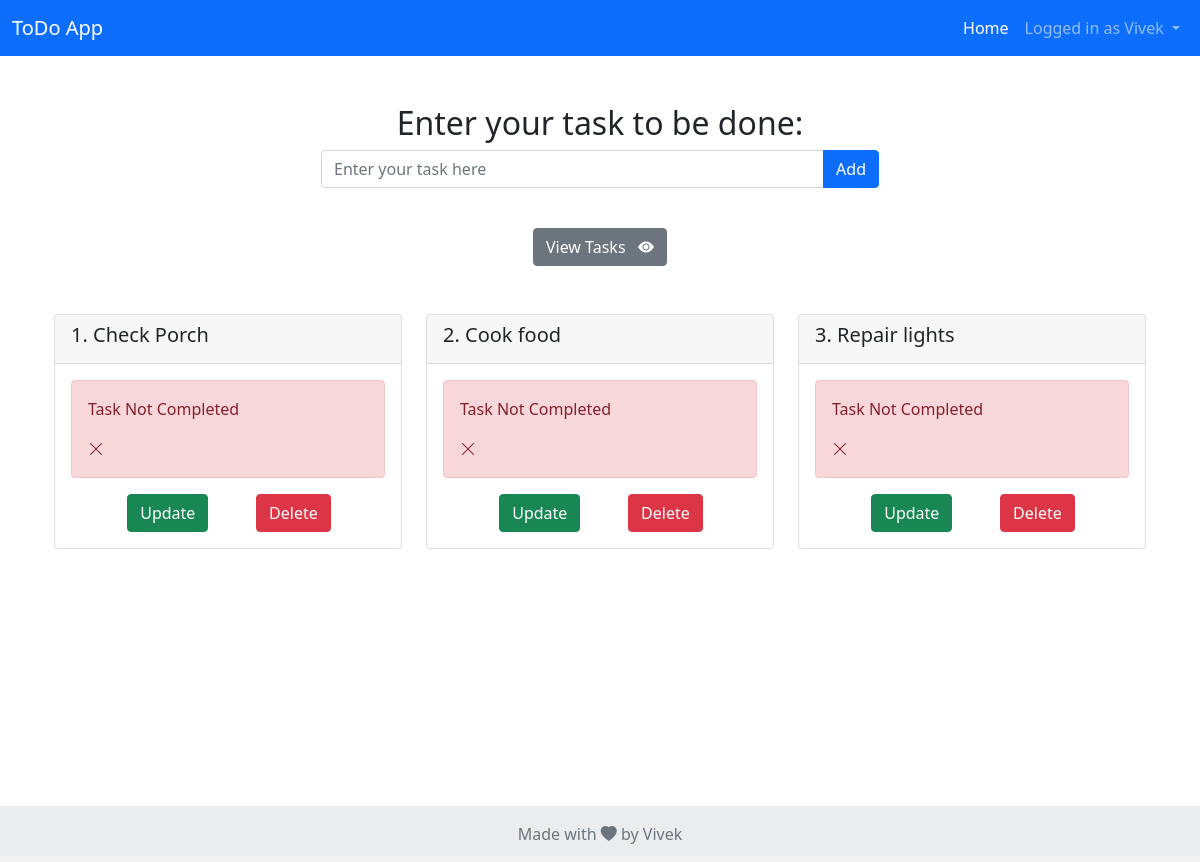
/ (signed in), run on an earlier commit of the app's database.
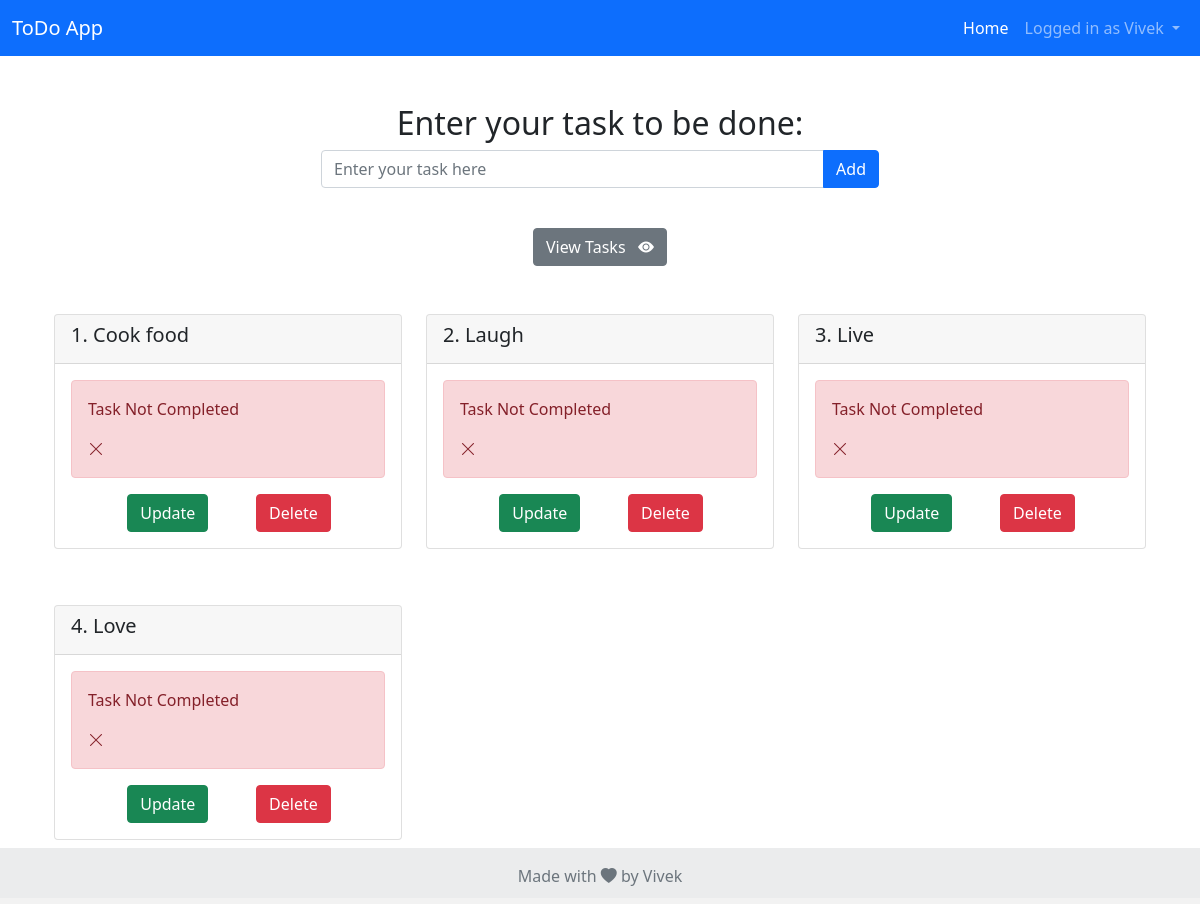
And on a later commit of the database.
### app.py (models this page shows)
class User(db.Model):
    id = db.Column(db.Integer, primary_key=True)
    uname = db.Column(db.String(50))
    password = db.Column(db.String(50))
    tasks = db.relationship('ToDo', backref='user')

class ToDo(db.Model):
    id = db.Column(db.Integer, primary_key=True)
    title = db.Column(db.String(100))
    complete = db.Column(db.Boolean)
    user_id = db.Column(db.Integer, db.ForeignKey('user.id'))

### app.py (the view)
@app.route("/")
def index():
    if not session.get("uname"):
        return redirect("/login")
    else:
        user = User.query.filter_by(uname = session["uname"]).first()
        todo_list = ToDo.query.filter_by(user_id = user.id)
        return render_template('main.html', todo_list=todo_list)

### templates/main.html (shortened to what this page needs)
{% extends "base.html" %}
{% block main %}
        <div class="section">
            <div class="container">
                <div class="mx-auto pt-5" style="width: 50%; margin: 0 auto; text-align:center">
                    <h2>Enter your task to be done: </h2>
                    <form action="/add" method="POST">
                        <div>
                            <div class="input-group mb-3 col-xs-4">
                                <input type="text" class="form-control" name="title" placeholder="Enter your task here " aria-describedby="basic-addon1">
                                <button class="btn btn-primary" type="submit" id="button-addon2">Add</button>
                            </div>
                            <br>
                        </div>
                    </form>
                </div>
            </div>
        </div>
        <div class="container">
            <div class="mx-auto" style="margin: 0 auto; text-align:center;">
                <button class="btn btn-secondary" type="button" data-bs-toggle="collapse" data-bs-target="#collapsible" aria-expanded="true" aria-controls="collapsible">
                    View Tasks&nbsp;&nbsp;&nbsp;<i class="bi bi-eye-fill"></i>
                </button>
            </div>
            <div class="collapse show" id="collapsible">
                    <div class="container">
                        <div class="row">
                            {% for todo in todo_list %}
                                <div class="col-md-4 pt-5 pb-2">
                                    <div class="card">
                                        <div class="card-header">
                                            <h5 class="card-title">{{ loop.index }}. {{ todo.title }}</h5>
                                        </div>
                                        <div class="card-body">
                                            {% if todo.complete == False %}
                                                <div class="alert alert-danger">
                                                    <span><p class="card-text">Task Not Completed</p> <i class="bi bi-x-lg"></i></span>
                                                </div>
                                            {% else %}
                                                <div class="alert alert-success">
                                                    <span><p class="card-text">Task Completed</p> <i class="bi bi-check-lg"></i></span>
                                                </div>
                                            {% endif %}
                                            <div class="container">
                                                <div class="row justify-content-evenly">
                                                        <div class="col-md-4">
                                                            <a href="/update/{{ todo.id }}" class="btn btn-success">Update</a>
                                                        </div>
                                                        <div class="col-md-4">
                                                            <a href="/delete/{{ todo.id }}" class="btn btn-danger">Delete</a>
                                                        </div>
                                                </div>
                                            </div>
                                        </div>
                                    </div>
                                </div>
                            {% endfor %}
                        </div>
                    </div>
            </div>
        </div>
        <div class="push"></div>
{% endblock %}

### templates/base.html (shortened to what this page needs)
<!DOCTYPE html>
<html lang="en">
<head>
    <link href="https://cdn.jsdelivr.net/npm/bootstrap@5.0.2/dist/css/bootstrap.min.css" rel="stylesheet">
    <link rel="stylesheet" href="https://cdn.jsdelivr.net/npm/bootstrap-icons@1.9.1/font/bootstrap-icons.css">
    <link rel="stylesheet" href="/static/css/styles.css">
</head>
<body>
    <nav class="navbar d-print navbar-dark bg-primary">
        <div class="container-fluid">
            <a class="navbar-brand" href="#">ToDo App</a>
            <div class="navbar-expand" id="navbarNav">
                <ul class="navbar-nav">
                  <li class="nav-item">
                    <a class="nav-link active" aria-current="page" href="#">Home</a>
                  </li>
                  {% if session["uname"] %}
                  <li class="nav-item dropdown">
                    <a class="nav-link dropdown-toggle" href="#" id="navbarDropdownMenuLink" role="button" data-bs-toggle="dropdown" aria-expanded="false">
                      Logged in as {{ session["uname"] }}
                    </a>
                  </li>
                  {% endif %}
                </ul>
            </div>
        </div>
    </nav>
    <div class="wrapper">
        {% block main%}{% endblock %}
    </div>
    <footer  class="text-center text-lg-start bg-light text-muted">
        <div class="text-center p-3" style="background-color: rgba(0, 0, 0, 0.05);">
            Made with <i class="bi bi-heart-fill"></i> by Vivek
        </div>
    </footer>
</body>
</html>

### static/css/styles.css (style rules this page uses)
.wrapper { min-height: 100%; margin-bottom: -50px; }
footer, .push { height: 50px }
html, body { height: 100%; margin: 0; }

What changed in the data, as far as the page shows it:
removed ToDo: title "Check Porch", complete "Task Not Completed"
changed ToDo: title "Repair lights" → "Laugh"
added ToDo: title "Live", complete "Task Not Completed"
added ToDo: title "Love", complete "Task Not Completed"
